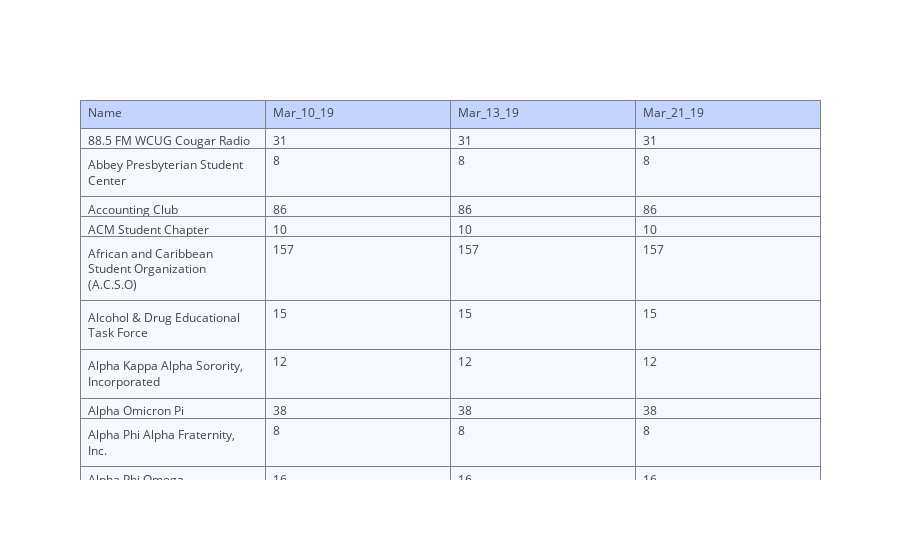

Notebook cell for this chart:
### Code cell
iplot(data1)

### Figure 1 — Plotly figure (JSON) as saved in the notebook; plotly's stock layout.template omitted (floating-point values rounded to 4 significant figures; data arrays with more than 128 entries replaced by an {"elided": "..."} marker saying what was removed)
{"data": [{"cells": {"align": ["left", "left", "left", "left", "left"], "fill": {"color": "#F5F8FF"}, "values": {"elided": "4x145 mixed values"}}, "header": {"align": ["left", "left", "left", "left", "left"], "fill": {"color": "#C2D4FF"}, "values": ["Name", "Mar_10_19", "Mar_13_19", "Mar_21_19"]}, "type": "table", "uid": "6007241f-0aa4-469d-beab-64488a79325c"}], "layout": {}}
